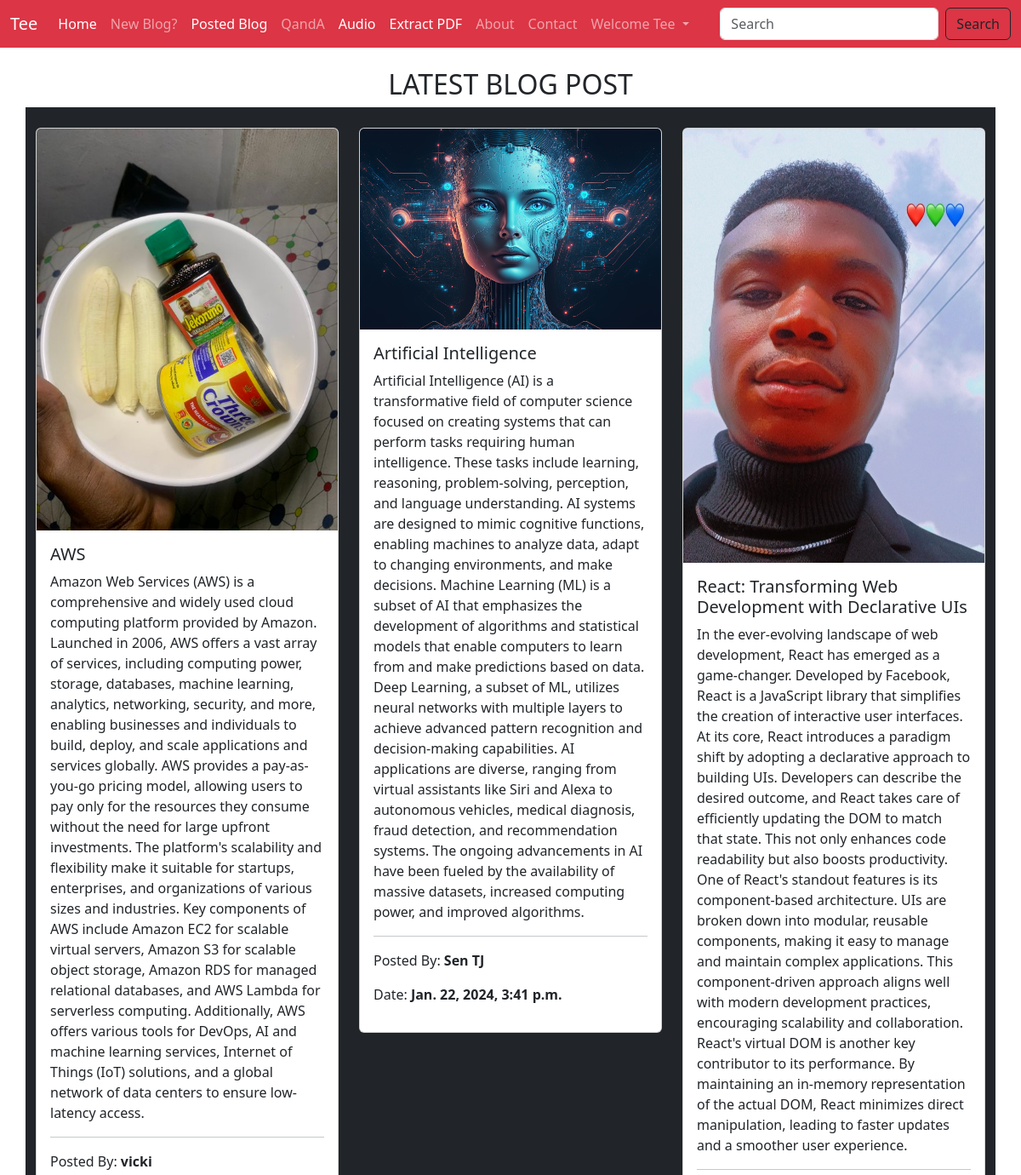
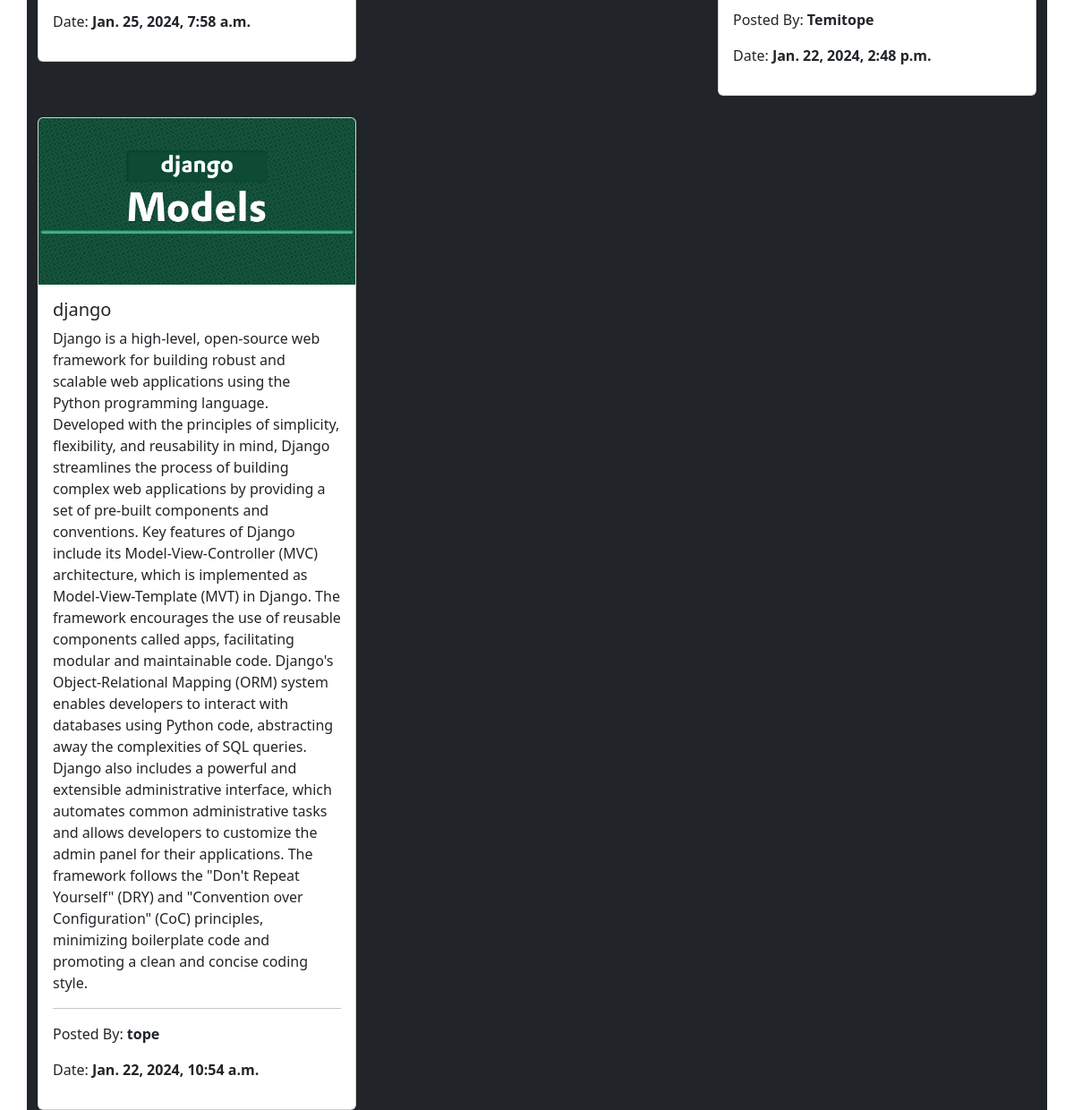
Page /blogs (signed in) on the committed database (2 pictures, top to bottom).
### polls/models.py (models this page shows, shortened)
class Blogs(models.Model):
    title = models.CharField(max_length=100)
    description = models.TextField()
    authname = models.CharField(max_length=50)
    img = models.ImageField(upload_to = 'pics', blank = True, null = True)
    timeStamp = models.DateTimeField(auto_now_add=True)

### polls/views.py (the view)
# urls.py: path('blogs', views.handleblog, name= 'handleblog'),
def handleblog(request):
    if not request.user.is_authenticated:
        messages.warning(request,"Hey just login and Use my website")
        return redirect('/login')
    allposts = Blogs.objects.all()
    context = {'allposts':allposts}
    return render(request, 'handleblog.html', context)

### templates/handleblog.html (shortened to what this page needs)
{%extends 'base.html' %}
{% block body %}
<div class="container mt-4">
<h2 class="text-center">LATEST BLOG POST </h2>
<br>
	<div class="row row-cols-1 row-cols-md-3 g-4 bg-dark">
{% for post in allposts reversed %}
  <div class="col">
    <div class="card">
      <a href="{{post.img.url}}"><img src="{{post.img.url}}" class="card-img-top" alt="...">
      <div class="card-body"></a>
        <h5 class="card-title">{{post.title}}</h5>
        <p class="card-text">{{post.description}}</p>
        <hr>
        <p>Posted By: <b>{{post.authname}}</b></p>
        <p>Date: <b>{{post.timeStamp}}</b></p>
      </div>
    </div>
  </div>
{% endfor %}
{% endblock body %}

### templates/base.html (shortened to what this page needs)
<!doctype html>
<html lang="en">
  <head>
    <link href="https://cdn.jsdelivr.net/npm/bootstrap@5.3.2/dist/css/bootstrap.min.css" rel="stylesheet">
  </head>
  <body>
     <nav class="navbar navbar-expand-lg navbar-dark bg-danger">
  <div class="container-fluid">
    <a class="navbar-brand" href="/">Tee</a>
    <div class="collapse navbar-collapse" id="navbarSupportedContent">
      <ul class="navbar-nav me-auto mb-2 mb-lg-0">
        <li class="nav-item">
          <a class="nav-link active" aria-current="page" href="/">Home</a>
        </li>
         <li class="nav-item">
          <a class="nav-link" href="/blog">New Blog?</a>
        </li>
          <li class="nav-item">
          <a class="nav-link active" aria-current="page" href="/blogs">Posted Blog</a>
        </li>
         <li class="nav-item">
          <a class="nav-link" href="/QandA">QandA</a>
        </li>
          <li class="nav-item">
          <a class="nav-link active" aria-current="page" href="/convert_to_audio">Audio</a>
        </li>
      <li class="nav-item">
      <a class="nav-link active" aria-current="page" href="/upload-pdf">Extract PDF</a>
    </li>
        <li class="nav-item">
          <a class="nav-link" href="/about">About</a>
        </li>
         <li class="nav-item">
          <a class="nav-link" href="/contact">Contact</a>
        </li>
        {% if not request.user.is_authenticated %}
        <li class="nav-item dropdown">
          <a class="nav-link dropdown-toggle" href="#" role="button" data-bs-toggle="dropdown" aria-expanded="false">
            New User?
          </a>
          <ul class="dropdown-menu">
            <li><a class="dropdown-item" href="/signup">SignUp</a></li>
            <li><a class="dropdown-item" href="/login">Login</a></li>
            <li><hr class="dropdown-divider"></li>
          </ul>
        </li>
        {% else %}
        <li class="nav-item dropdown">
          <a class="nav-link dropdown-toggle" href="#" role="button" data-bs-toggle="dropdown" aria-expanded="false">
            Welcome {{request.user}}
          </a>
        </li>
        {% endif %}
      </ul>
      <form class="d-flex" action= '/search' mrthod= 'get'role="search">
        <input class="form-control me-2" type="search" placeholder="Search" aria-label="Search" name="search">
        <button class="btn btn-outline-dark" type="submit">Search</button>
      </form>
    </div>
  </div>
</nav>
{% block body %}
{% endblock body %}
  </body>
</html>

### rows in the picture
Blogs: img (picture), title "AWS", description "Amazon Web Services (AWS) is a comprehensive and widely used cloud computing platform provided by Amazon. Launched in 2006, AWS offers a vast array of services, including computing power, storage, databases, machine learning, analytics, networking, security, and more, enabling businesses and individuals to build, deploy, and scale applications and services globally. AWS provides a pay-as-you-go pricing model, allowing users to pay only for the resources they consume without the need for large upfront investments. The platform's scalability and flexibility make it suitable for startups, enterprises, and organizations of various sizes and industries. Key components of AWS include Amazon EC2…", authname "vicki", timeStamp "Jan. 25, 2024, 7:58 a.m."
Blogs: img (picture), title "Artificial Intelligence", description "Artificial Intelligence (AI) is a transformative field of computer science focused on creating systems that can perform tasks requiring human intelligence. These tasks include learning, reasoning, problem-solving, perception, and language understanding. AI systems are designed to mimic cognitive functions, enabling machines to analyze data, adapt to changing environments, and make decisions. Machine Learning (ML) is a subset of AI that emphasizes the development of algorithms and statistical models that enable computers to learn from and make predictions based on data. Deep Learning, a subset of ML, utilizes neural networks with multiple layers to achieve advanced pattern recognition and…", authname "Sen TJ", timeStamp "Jan. 22, 2024, 3:41 p.m."
Blogs: img (picture), title "React: Transforming Web Development with Declarative UIs", description "In the ever-evolving landscape of web development, React has emerged as a game-changer. Developed by Facebook, React is a JavaScript library that simplifies the creation of interactive user interfaces. At its core, React introduces a paradigm shift by adopting a declarative approach to building UIs. Developers can describe the desired outcome, and React takes care of efficiently updating the DOM to match that state. This not only enhances code readability but also boosts productivity. One of React's standout features is its component-based architecture. UIs are broken down into modular, reusable components, making it easy to manage and maintain complex applications. This component-driven…", authname "Temitope", timeStamp "Jan. 22, 2024, 2:48 p.m."
Blogs: img (picture), title "django", description "Django is a high-level, open-source web framework for building robust and scalable web applications using the Python programming language. Developed with the principles of simplicity, flexibility, and reusability in mind, Django streamlines the process of building complex web applications by providing a set of pre-built components and conventions. Key features of Django include its Model-View-Controller (MVC) architecture, which is implemented as Model-View-Template (MVT) in Django. The framework encourages the use of reusable components called apps, facilitating modular and maintainable code. Django's Object-Relational Mapping (ORM) system enables developers to interact with databases…", authname "tope", timeStamp "Jan. 22, 2024, 10:54 a.m."

### other values in the picture
{{ request.user }} "Tee"
